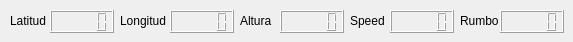
      <widget class="QWidget" name="tab_7">
       <attribute name="title">
        <string>Fast GPS</string>
       </attribute>
       <widget class="QLCDNumber" name="lcdGPSFastRumbo">
        <property name="geometry">
         <rect>
          <x>500</x>
          <y>10</y>
          <width>64</width>
          <height>23</height>
         </rect>
        </property>
       </widget>
       <widget class="QLCDNumber" name="lcdGPSFastLongitud">
        <property name="geometry">
         <rect>
          <x>170</x>
          <y>10</y>
          <width>64</width>
          <height>23</height>
         </rect>
        </property>
       </widget>
       <widget class="QLabel" name="label_129">
        <property name="geometry">
         <rect>
          <x>120</x>
          <y>10</y>
          <width>51</width>
          <height>21</height>
         </rect>
        </property>
        <property name="text">
         <string>Longitud</string>
        </property>
       </widget>
       <widget class="QLabel" name="label_131">
        <property name="geometry">
         <rect>
          <x>350</x>
          <y>10</y>
          <width>41</width>
          <height>21</height>
         </rect>
        </property>
        <property name="text">
         <string>Speed</string>
        </property>
       </widget>
       <widget class="QLCDNumber" name="lcdGPSFastAltura">
        <property name="geometry">
         <rect>
          <x>280</x>
          <y>10</y>
          <width>64</width>
          <height>23</height>
         </rect>
        </property>
       </widget>
       <widget class="QLabel" name="label_130">
        <property name="geometry">
         <rect>
          <x>240</x>
          <y>10</y>
          <width>41</width>
          <height>21</height>
         </rect>
        </property>
        <property name="text">
         <string>Altura</string>
        </property>
       </widget>
       <widget class="QLabel" name="label_128">
        <property name="geometry">
         <rect>
          <x>10</x>
          <y>10</y>
          <width>41</width>
          <height>21</height>
         </rect>
        </property>
        <property name="text">
         <string>Latitud</string>
        </property>
       </widget>
       <widget class="QLCDNumber" name="lcdGPSFastLatitud">
        <property name="geometry">
         <rect>
          <x>50</x>
          <y>10</y>
          <width>64</width>
          <height>23</height>
         </rect>
        </property>
       </widget>
       <widget class="QLabel" name="label_132">
        <property name="geometry">
         <rect>
          <x>460</x>
          <y>10</y>
          <width>41</width>
          <height>21</height>
         </rect>
        </property>
        <property name="text">
         <string>Rumbo</string>
        </property>
       </widget>
       <widget class="QLCDNumber" name="lcdGPSFastSpeed">
        <property name="geometry">
         <rect>
          <x>390</x>
          <y>10</y>
          <width>64</width>
          <height>23</height>
         </rect>
        </property>
       </widget>
      </widget>
